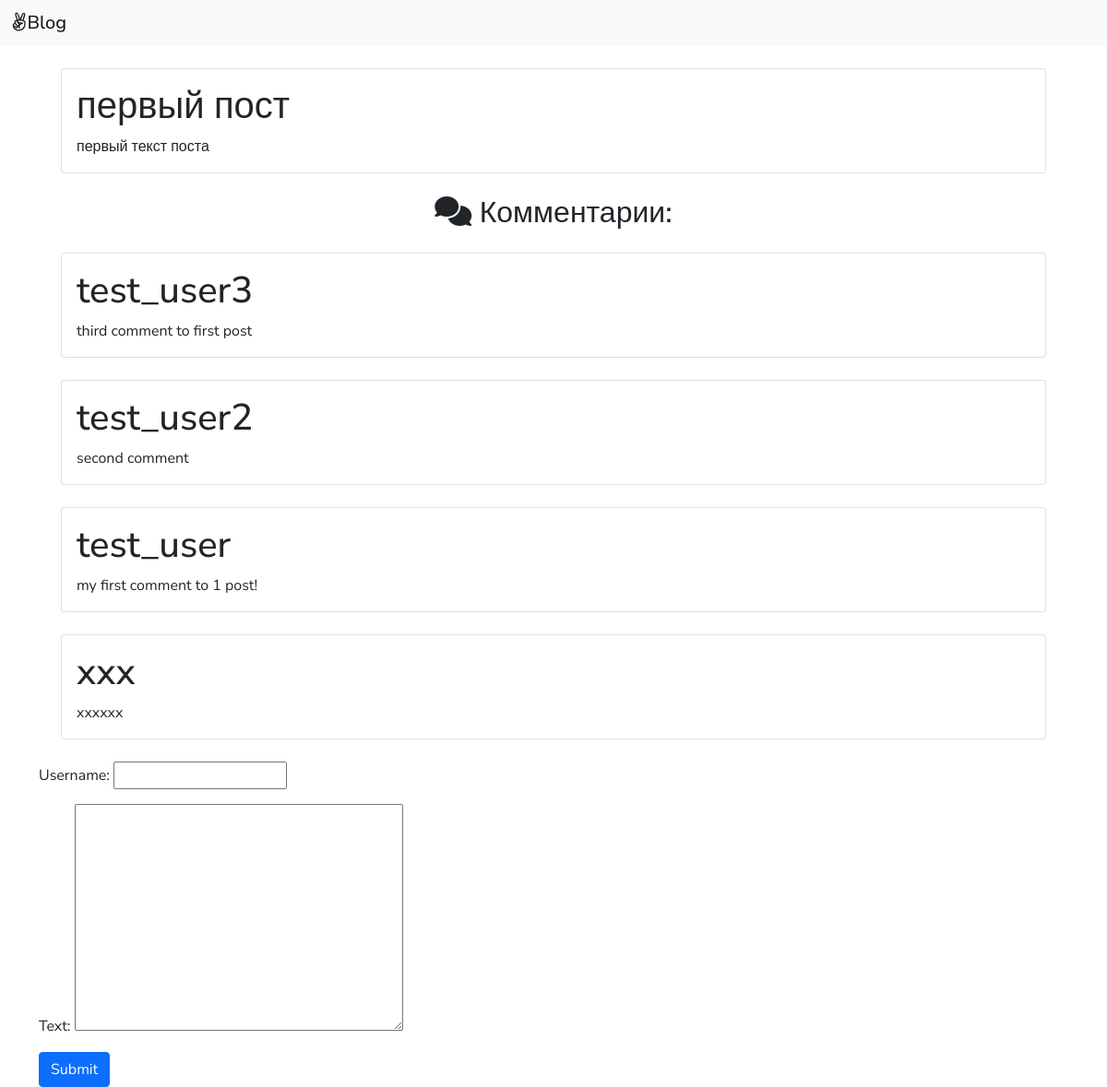
The app's page /post/1/ with its own data.
### blog/models.py (models this page shows, shortened)
class Post(models.Model):
    author = models.ForeignKey(settings.AUTH_USER_MODEL, on_delete= models.CASCADE)
    title = models.CharField(max_length=50)
    text = models.TextField()

class Comment(models.Model):
    post = models.ForeignKey(Post, related_name='comment',on_delete=models.CASCADE)
    username = models.CharField(max_length=15)
    text = models.TextField(null=True)
    active = models.BooleanField(default=True)

### blog/views.py (the view)
# urls.py: path('post/<int:pk>/', views.post_view, name='post_detail')
def post_view(request, pk):
    post = get_object_or_404(Post, pk=pk)
    comments = post.comment.filter(active=True)
    form = CommentForm()
    if request.method == 'POST':
        form = CommentForm(request.POST)
        if form.is_valid():
            comment = form.save(commit=False)
            comment.post =post
            form.save()
    return render(request, 'post.html', {'post': post, 'comments' : comments, 'form': form})

### blog/forms.py
class CommentForm(ModelForm):
    class Meta:
        model = Comment
        fields = ['username', 'text']

### blog/templates/post.html
{% extends 'base.html' %}
{% block content %}
<div class="container">
    <div class="card m-4">
        <div class="card-body">
            <h1>{{post.title}}</h1>
            <p class="card-text">{{post.text}}</p>
        </div>
    </div>
</div>
<h2 style= text-align:center><i class="fa-solid fa-comments"></i> Комментарии:</h2>
{% for comment in comments %}
    <div class="container">
        <div class="card m-4">
            <div class="card-body">
                <h1>{{comment.username}}</h1>
                <p class="card-text">{{comment.text}}</p>
            </div>
        </div>
    </div>
{% endfor %}
<div class="container">
    <form action="" method="post"> {% csrf_token%}
        {{form.as_p}}
        <input type="submit" class="btn btn-primary">
    </form>
</div>
{% endblock %}

### blog/templates/base.html (shortened to what this page needs)
<!DOCTYPE html>
<html lang="en">
<head>
    <link href="https://cdn.jsdelivr.net/npm/bootstrap@5.1.3/dist/css/bootstrap.min.css" rel="stylesheet">
<link rel="stylesheet" href="https://cdnjs.cloudflare.com/ajax/libs/font-awesome/6.1.1/css/all.min.css">
</head>
<body>
<nav class="navbar navbar-light bg-light">
  <div class="container-fluid">
    <span class="navbar-brand mb-0 h1"><i class="fab fa-angellist"></i>Blog</span>
  </div>
</nav>
{% block content %}
{% endblock%}
</body>
</html>

### blog/templates/base.html (style rules this page uses)
body { font-family: 'Nunito Sans', sans-serif; }

### records on screen
Post: title "первый пост", text "первый текст поста"
Comment: username "test_user3", text "third comment to first post"
Comment: username "test_user2", text "second comment"
Comment: username "test_user", text "my first comment to 1 post!"
Comment: username "xxx", text "xxxxxx"
